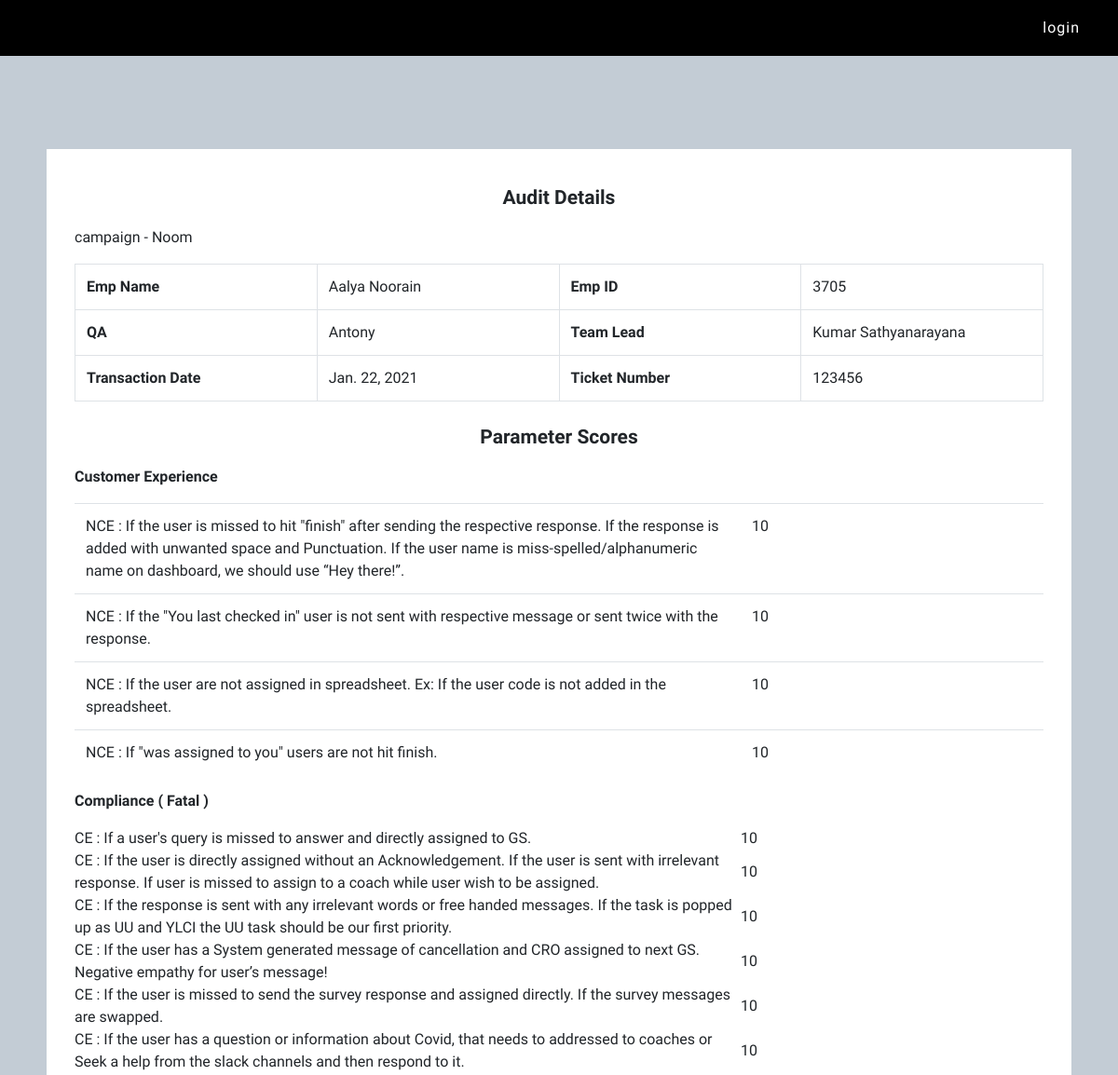
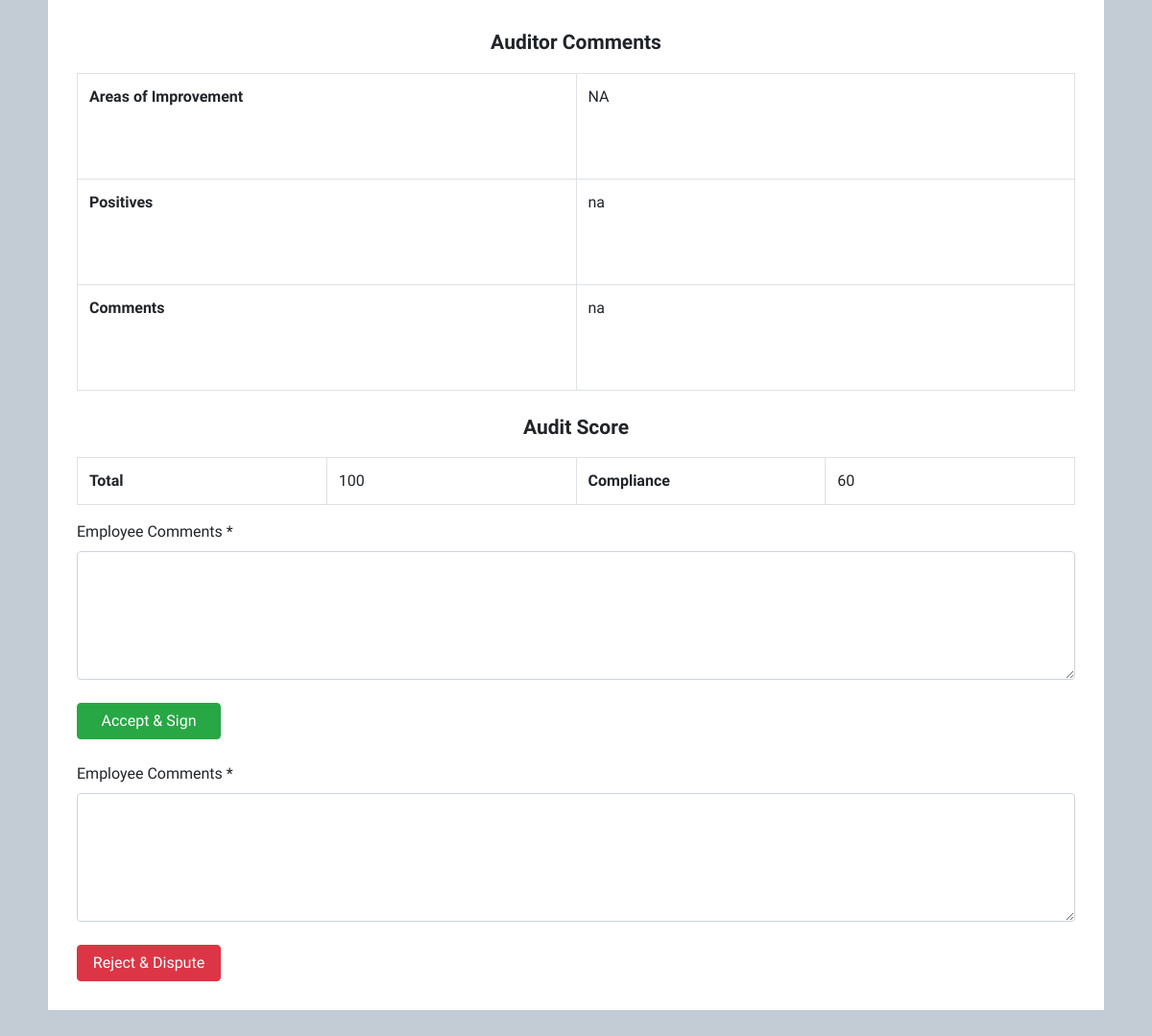
/employees/coaching-view-eva-chat/2, run on the app's committed database (2 pictures, top to bottom).
### employees/models.py (models this page shows, shortened)
class ChatMonitoringFormEva(models.Model):
    process=models.CharField(default='EVA Chat',max_length=50)
    emp_id = models.IntegerField()
    associate_name = models.CharField(max_length=50)
    qa = models.CharField(max_length=50)
    team_lead = models.CharField(max_length=50)
    ticket_no = models.IntegerField()
    trans_date = models.DateField()
    audit_date = models.DateField()
    campaign = models.CharField(max_length=100)
    evaluator = models.CharField(max_length=50)
    concept = models.CharField(max_length=60)
    manager=models.CharField(max_length=50)
    manager_id=models.IntegerField()
    category = models.CharField(max_length=20)
    ce_1 = models.IntegerField()
    ce_2 = models.IntegerField()
    ce_3 = models.IntegerField()
    ce_4 = models.IntegerField()
    compliance_1 = models.IntegerField()
    compliance_2 = models.IntegerField()
    compliance_3 = models.IntegerField()
    compliance_4 = models.IntegerField()
    compliance_5 = models.IntegerField()
    compliance_6 = models.IntegerField()
    areas_improvement = models.TextField()
    positives = models.TextField()
    comments = models.TextField()
    added_by = models.CharField(max_length=30)
    status = models.BooleanField(default=False)
    closed_date = models.DateTimeField(null=True)
    emp_comments = models.TextField(null=True)
    ce_total = models.IntegerField(null=True)
    compliance_total = models.IntegerField(null=True)
    overall_score = models.IntegerField(null=True)

### employees/views.py (the view)
# urls.py: path('coaching-view-eva-chat/<int:pk>',empCoachingViewEvachat),
def empCoachingViewEvachat(request,pk):
    coaching=ChatMonitoringFormEva.objects.get(id=pk)
    data={'coaching':coaching}
    return render(request,'coaching-views/emp-coaching-view-eva-chat.html',data)

### templates/coaching-views/emp-coaching-view-eva-chat.html (shortened to what this page needs)
{% extends 'base.html' %}
{% block main %}
<section id="coachingview" style="padding:100px 50px">
    <div class="container-lg" style="background: white;padding: 30px 30px;">
            <h2>Audit Details</h2>
            <p>campaign - {{coaching.campaign}}</p>
            <table class="table table-bordered">
                <tr>
                    <td><b>Emp Name</b></td>
                    <td>{{coaching.associate_name}}</td>
                    <td><b>Emp ID</b></td>
                    <td>{{coaching.emp_id}}</td>
                </tr>
                <tr>
                  <td><b>QA</b></td>
                  <td>{{coaching.qa}}</td>
                  <td><b>Team Lead</b></td>
                  <td>{{coaching.team_lead}}</td>
                </tr>
                <tr>
                  <td><b>Transaction Date</b></td>
                  <td>{{coaching.trans_date}}</td>
                  <td><b>Ticket Number</b></td>
                  <td>{{coaching.ticket_no}}</td>
                </tr>
            </table>
            <h2>Parameter Scores</h2>
            <p><b>Customer Experience</b></p>
            <table class="table">
                <tr>
                    <td style="width: 55%;">NCE : If the user is missed to hit "finish" after sending the respective response.  If the response is added with unwanted space and Punctuation. If the user name is miss-spelled/alphanumeric name on dashboard, we should use “Hey there!”.</td>
                    <td>{{coaching.ce_1}}</td>
                </tr>
                <tr>
                    <td style="width: 55%;">NCE : If the "You last checked in" user is not sent with respective message or sent twice with the response.</td>
                    <td>{{coaching.ce_2}}</td>
                </tr>
                <tr>
                    <td style="width: 55%;">NCE : If the user are not assigned in spreadsheet. Ex: If the user code is not added in the spreadsheet.</td>
                    <td>{{coaching.ce_3}}</td>
                </tr>
                <tr style="width: 55%;">
                    <td>NCE : If "was assigned to you" users are not hit finish.</td>
                    <td>{{coaching.ce_4}}</td>
                </tr>
            </table>
            <p><b>Compliance ( Fatal )</b></p>
            <table>
                <tr>
                    <td style="width: 55%;">CE : If a user's query is missed to answer and directly assigned to GS.</td>
                    <td>{{coaching.compliance_1}}</td>
                </tr>
                <tr>
                    <td style="width: 55%;">CE : If the user is directly assigned without an Acknowledgement. If the user is sent with irrelevant response. If user is missed to assign to a coach while user wish to be assigned.</td>
                    <td>{{coaching.compliance_2}}</td>
                </tr>
                <tr>
                    <td style="width: 55%;">CE : If the response is sent with any irrelevant words or free handed messages. If the task is popped up as UU and YLCI the UU task should be our first priority.</td>
                    <td>{{coaching.compliance_3}}</td>
                </tr>
                <tr>
                    <td style="width: 55%;">CE : If the user has a System generated message of cancellation and CRO assigned to next GS. Negative empathy for user’s message!</td>
                    <td>{{coaching.compliance_4}}</td>
                </tr>
                <tr>
                    <td style="width: 55%;">CE : If the user is missed to send the survey response and assigned directly. If the survey messages are swapped.</td>
                    <td>{{coaching.compliance_5}}</td>
                </tr>
                <tr>
                    <td style="width: 55%;">CE : If the user has a question or information about Covid, that needs to addressed to coaches or Seek a help from the slack channels and then respond to it.</td>
                    <td>{{coaching.compliance_6}}</td>
                </tr>
            </table>
        <br>
            <h2>Auditor Comments</h2>
            <table class="table table-bordered">
                <tr style="height:110px">
                  <td><b>Areas of Improvement</b></td>
                  <td>{{coaching.areas_improvement}}</td>
                </tr>
                <tr style="height:110px">
                  <td><b>Positives</b></td>
                  <td>{{coaching.positives}}</td>
                </tr>
                <tr style="height:110px">
                  <td><b>Comments</b></td>
                  <td>{{coaching.comments}}</td>
                </tr>
            </table>
            <h2>Audit Score</h2>
            <table class="table table-bordered">
                <tr>
                  <td><b>Total</b></td>
                  <td>{{coaching.overall_score}}</td>
                  <td><b>Compliance</b></td>
                  <td>{{coaching.compliance_total}}</td>
                </tr>
            </table>
        <div>
            <form class="login-form" action="/employees/coaching/signcoaching/{{coaching.id}}" method="post">
                <label for="emp_comments">Employee Comments *</label><br>
                <textarea name="emp_comments" id="emp_comments" cols="30" rows="5" required class="form-control"></textarea>
                <br>
                <input class="btn btn-success" type="submit" value="Accept & Sign" style="width: 150px">
            </form>
            <br>
            <form action="/employees/coaching-dispute" method="POST">
                <label for="emp_comments_d">Employee Comments *</label><br>
                <textarea name="emp_comments_dispute" id="emp_comments_d" cols="30" rows="5" required class="form-control"></textarea>
                <br><button class="btn btn-danger" style="width: 150px">Reject & Dispute</button>
            </form>
        </div>
    </div>
</section>
{% endblock %}

### templates/base.html (shortened to what this page needs)
<!DOCTYPE html>
<html lang="en">
<head>
    {% load static %}
    <link rel="stylesheet" href="https://cdn.jsdelivr.net/npm/bootstrap@4.5.3/dist/css/bootstrap.min.css">
    <link rel="stylesheet" href="{% static 'css/style.css' %}">
    <link rel="stylesheet" href="https://stackpath.bootstrapcdn.com/font-awesome/4.7.0/css/font-awesome.min.css">
</head>
<body>
        <section id="nav">
            <div class="container-fluid">
                <ul class="nav justify-content-end">
                    {% if user.is_authenticated %}
                    <li class="nav-item" style="color: cyan;margin-right: 50px"><small style="margin-right: 20px;color: white;">Welcome,</small>{{user.profile.emp_name}}</li>
                    <div>
                        <li class="nav-item"><a href="/employees/logout">logout</a></li>
                        <li class="nav-item"><a href="/employees/change_password">Change Password</a></li>
                    </div>
                    {% else %}
                    <li class="nav-item"><a class="nav-link" href="login">login</a></li>
                    {% endif %}
                </ul>
            </div>
        </section>
    {% block main %}
    {% endblock %}
</body>
</html>

### static/css/style.css (style rules this page uses)
* { padding: 0; margin: 0; }
body { font-family: 'Maven Pro', sans-serif; background:#c3ccd5; }
#coachingview td { width:25%; }
#nav { background: black; height: 60px; padding: 10px 10px; }
#nav .nav-link { color:white!important; letter-spacing:1px; }
#coachingview h2 { text-align: center; padding: 10px 10px; font-size: 21px; font-weight: 600; }

### data on the page
ChatMonitoringFormEva: campaign "Noom", associate_name "Aalya Noorain", emp_id "3705", qa "Antony", team_lead "Kumar Sathyanarayana", trans_date "Jan. 22, 2021", ticket_no "123456", ce_1 "10", ce_2 "10", ce_3 "10", ce_4 "10", compliance_1 "10", compliance_2 "10", compliance_3 "10", compliance_4 "10", compliance_5 "10", compliance_6 "10", areas_improvement "NA", positives "na", comments "na", overall_score "100", compliance_total "60"
